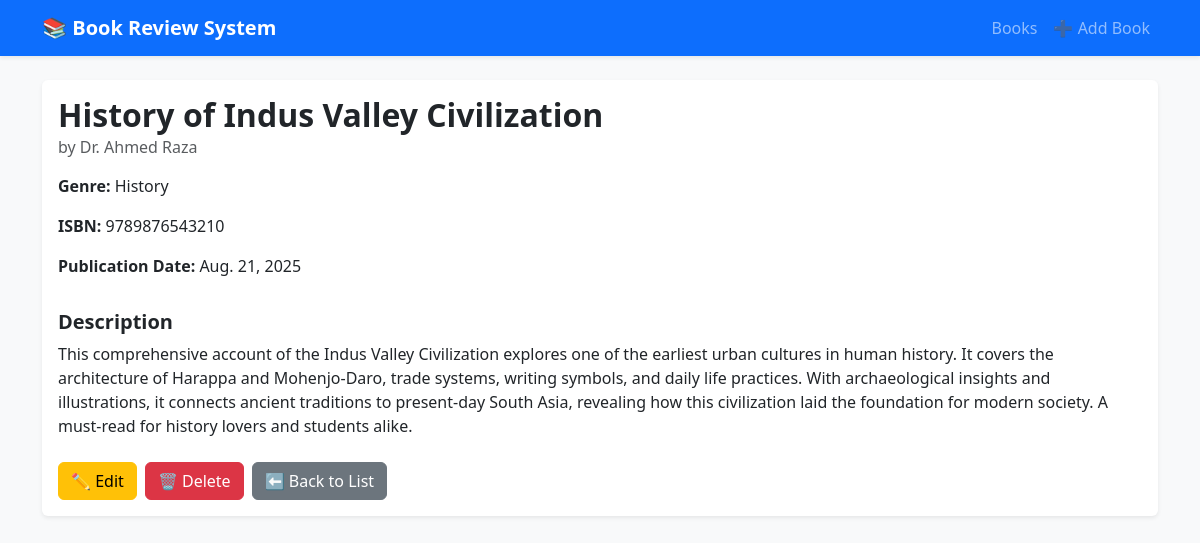
/book/10, run on an earlier commit of the app's database.
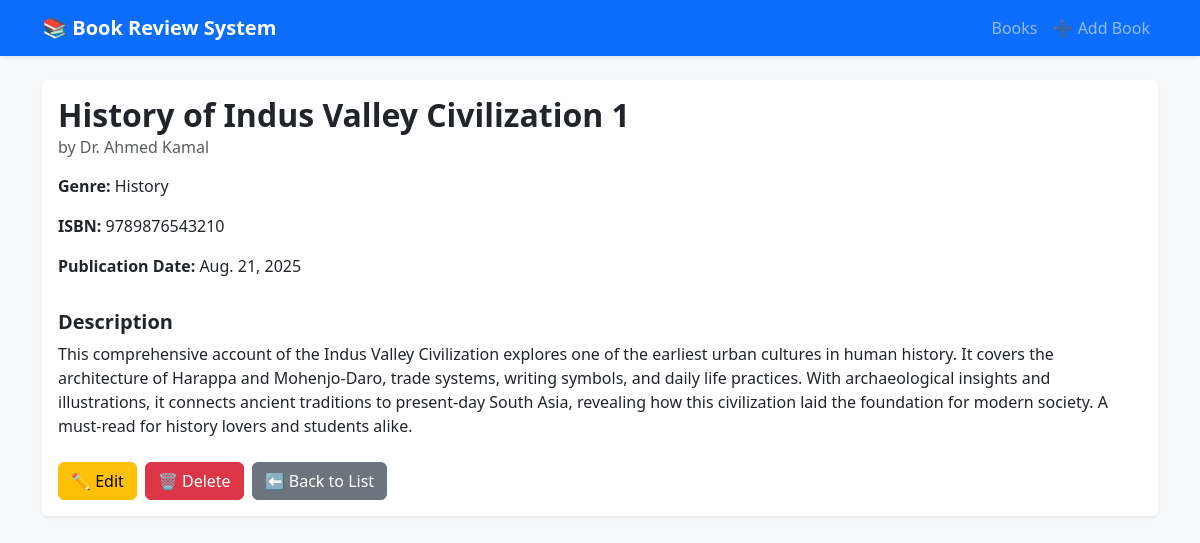
And on a later commit of the database.
### book/models.py (models this page shows, shortened)
class Book(models.Model):
    GENRE_CHOICES = [
        ('fiction', 'Fiction'),
        ('non_fiction', 'Non-Fiction'),
        ('science', 'Science'),
        ('technology', 'Technology'),
        ('history', 'History'),
        ('other', 'Other'),
    ]
    title = models.CharField(max_length=200)
    author = models.CharField(max_length=200)
    description = models.TextField()
    genre = models.CharField(max_length=20,choices=GENRE_CHOICES)
    isbn = models.CharField('ISBN',max_length=13,unique=True)
    publication_date = models.DateField()
    average_rating = models.DecimalField(
        max_digits=3,
        decimal_places=2,
        validators=[MinLengthValidator(0),MaxLengthValidator(5)],
        default=0
    )
    created_at = models.DateTimeField(auto_now_add=True)
    updated_at = models.DateTimeField(auto_now=True)

### book/views.py (the view)
# urls.py: path('book/<int:pk>',views.book_detail,name='book_detail'),
def book_detail(request, pk):
    book = Book.objects.get(pk=pk)
    return render(request,'book/book_detail.html',{'book':book})

### book/templates/book/book_detail.html (shortened to what this page needs)
{% extends "book/base.html" %}
{% block content %}
<div class="card shadow-sm border-0">
  <div class="card-body">
      <h2 class="card-title fw-bold">{{ book.title }}</h2>
      <h6 class="card-subtitle mb-3 text-muted">by {{ book.author }}</h6>
      <div class="row mb-3">
          <div class="col-md-6">
              <p><strong>Genre:</strong> {{ book.get_genre_display }}</p>
              <p><strong>ISBN:</strong> {{ book.isbn }}</p>
              <p><strong>Publication Date:</strong> {{ book.publication_date }}</p>
          </div>
      </div>
      <h5 class="fw-bold">Description</h5>
      <p class="card-text">{{ book.description }}</p>
      <div class="mt-4 d-flex gap-2">
        <a href="{% url 'book_update' book.pk %}" class="btn btn-warning">✏️ Edit</a>
        <a href="{% url 'book_delete' book.pk %}" class="btn btn-danger">🗑️ Delete</a>
        <a href="{% url 'book_list' %}" class="btn btn-secondary">⬅ Back to List</a>
      </div>
  </div>
</div>
{% endblock content %}

What changed in the data, as far as the page shows it:
changed Book "History": title "History of Indus Valley Civilization" → "History of Indus Valley Civilization 1"; author "Dr. Ahmed Raza" → "Dr. Ahmed Kamal"
